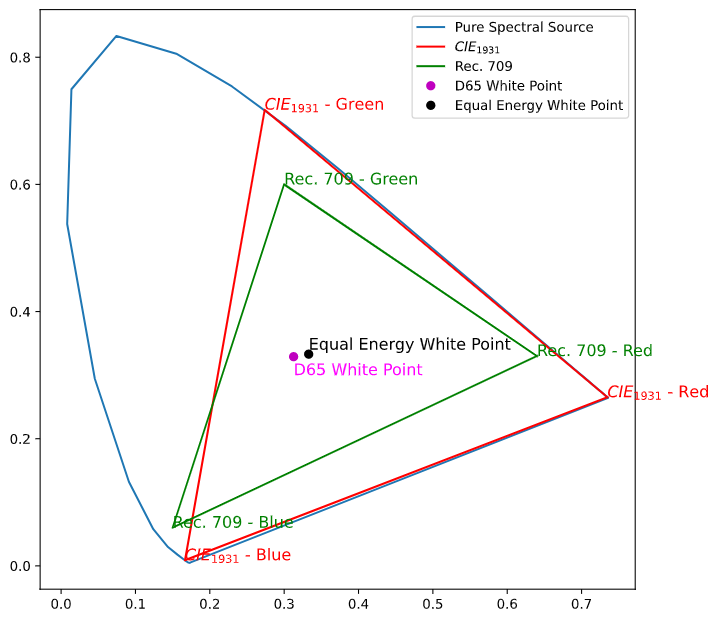

Write Python code to recreate this figure.
# %%
import numpy as np
import matplotlib.pyplot as plt

# %% Import Data
# Load data.npy
data = np.load('/home/jerry/Documents/Github/ECE637/Lab6/data.npy', allow_pickle=True)[()]
# List keys of dataset
data.keys()

# %% 
wv = np.arange(400, 701, 10)
chromaticity = np.zeros((3, wv.shape[0]+1))
for i in range(wv.shape[0]):
    XYZ = np.array([[data['x'][:,i]],[data['y'][:,i]],[data['z'][:,i]]]).reshape((3,))
    chromaticity[:,i] =  XYZ / np.sum(XYZ)
chromaticity[:,wv.shape[0]] = chromaticity[:,0]
plt.figure(figsize=(8,8))
plt.plot(chromaticity[0,:], chromaticity[1,:], label='Pure Spectral Source')

# CIE_1931
chromaticity_CIE = np.array([[0.73467, 0.27376, 0.16658, 0.73467],
                            [0.26533, 0.71741, 0.00886, 0.26533],
                            [0.0, 0.00883, 0.82456, 0.0]])
plt.plot(chromaticity_CIE[0,:], chromaticity_CIE[1,:], 'r-', label=r'$CIE_{1931}$')
plt.text(chromaticity_CIE[0,0], chromaticity_CIE[1,0], r'$CIE_{1931}$ - Red', fontsize='large', color='red')
plt.text(chromaticity_CIE[0,1], chromaticity_CIE[1,1], r'$CIE_{1931}$ - Green', fontsize='large', color='red')
plt.text(chromaticity_CIE[0,2], chromaticity_CIE[1,2], r'$CIE_{1931}$ - Blue', fontsize='large', color='red')

# Rec 709
chromaticity_709 = np.array([[0.64, 0.3, 0.15, 0.64],
                            [0.33, 0.6, 0.06, 0.33],
                            [0.03, 0.1, 0.79, 0.03]])
plt.plot(chromaticity_709[0,:], chromaticity_709[1,:], 'g-', label=r'Rec. 709')
plt.text(chromaticity_709[0,0], chromaticity_709[1,0], r'Rec. 709 - Red', fontsize='large', color='green')
plt.text(chromaticity_709[0,1], chromaticity_709[1,1], r'Rec. 709 - Green', fontsize='large', color='green')
plt.text(chromaticity_709[0,2], chromaticity_709[1,2], r'Rec. 709 - Blue', fontsize='large', color='green')

# D65
plt.plot(0.3127, 0.329, 'mo', label='D65 White Point')
plt.text(0.3127, 0.3, 'D65 White Point', color='magenta', fontsize='large')

# Equal Energy
plt.plot(0.333, 0.333, 'ko', label='Equal Energy White Point')
plt.text(0.333, 0.34, 'Equal Energy White Point', color='black', fontsize='large')

plt.legend()
